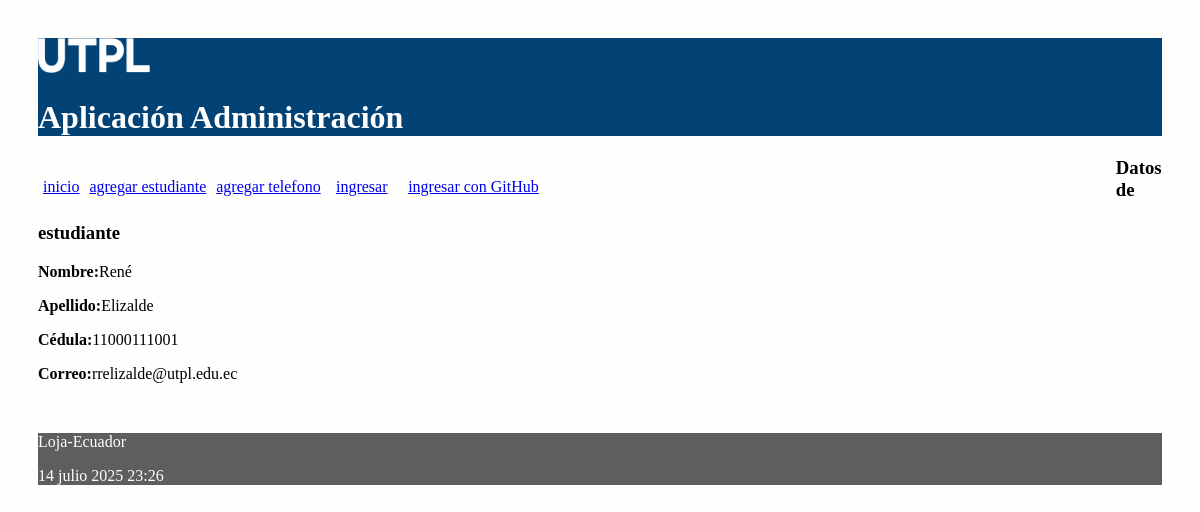
The page /estudiante/1 on the database its author committed.
### administrativo/models.py (models this page shows, shortened)
class Estudiante(models.Model):
    nombre = models.CharField(max_length=30)
    apellido = models.CharField(max_length=30)
    cedula = models.CharField(max_length=30, unique=True)
    correo = models.EmailField()

### administrativo/views.py (the view)
# urls.py: path('estudiante/<int:id>', views.obtener_estudiante,
def obtener_estudiante(request, id):
    estudiante = Estudiante.objects.get(pk=id)
    informacion_template = {'estudiante': estudiante}
    return render(request, 'obtener_estudiante.html', informacion_template)

### administrativo/templates/obtener_estudiante.html
{% extends "master.html" %}
{% block content %}
<h3>Datos de estudiante</h3>
<p><b>Nombre:</b>{{estudiante.nombre}}</p>
<p><b>Apellido:</b>{{estudiante.apellido}}</p>
<p><b>Cédula:</b>{{estudiante.cedula}}</p>
<p><b>Correo:</b>{{estudiante.correo}}</p>
<br/>
{% endblock %}

### administrativo/static/css/estilos.css (style rules this page uses)
body { background: #FEFEFD; padding: 30px; }

### rows shown on the page
Estudiante: nombre "René", apellido "Elizalde", cedula "11000111001", correo "rrelizalde@utpl.edu.ec"
